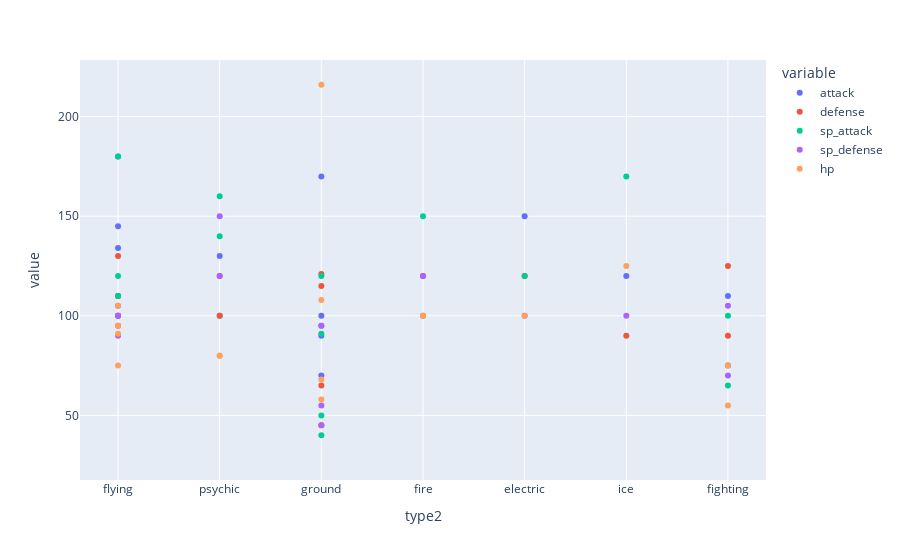

Write notebook code for a chart like this one.
### Code cell
#Plotting dragon dataframe to research base stats
dragon_df.plot(
    kind='scatter',
    x='type2',
    y=['attack', 'defense', 'sp_attack', 'sp_defense', 'hp'],
    backend='plotly',
)

### Figure 1 — Plotly figure (JSON) as saved in the notebook; plotly's stock layout.template omitted (floating-point values rounded to 4 significant figures)
{"data": [{"hovertemplate": "variable=attack<br>type2=%{x}<br>value=%{y}<extra></extra>", "legendgroup": "attack", "marker": {"color": "#636efa", "symbol": "circle"}, "mode": "markers", "name": "attack", "orientation": "v", "showlegend": true, "type": "scatter", "x": [null, null, "flying", "flying", null, null, "flying", "psychic", "psychic", "flying", "ground", "ground", "ground", null, null, null, null, "fire", "electric", "ice", null, null, null, "ground", null, "fighting", "fighting"], "xaxis": "x", "y": [64, 84, 134, 110, 75, 95, 145, 100, 130, 180, 70, 90, 170, 87, 117, 147, 120, 120, 150, 120, 50, 75, 100, 100, 55, 75, 110], "yaxis": "y"}, {"hovertemplate": "variable=defense<br>type2=%{x}<br>value=%{y}<extra></extra>", "legendgroup": "defense", "marker": {"color": "#EF553B", "symbol": "circle"}, "mode": "markers", "name": "defense", "orientation": "v", "showlegend": true, "type": "scatter", "x": [null, null, "flying", "flying", null, null, "flying", "psychic", "psychic", "flying", "ground", "ground", "ground", null, null, null, null, "fire", "electric", "ice", null, null, null, "ground", null, "fighting", "fighting"], "xaxis": "x", "y": [45, 65, 95, 110, 60, 100, 130, 120, 100, 100, 45, 65, 115, 60, 70, 90, 90, 100, 120, 90, 35, 53, 70, 121, 65, 90, 125], "yaxis": "y"}, {"hovertemplate": "variable=sp_attack<br>type2=%{x}<br>value=%{y}<extra></extra>", "legendgroup": "sp_attack", "marker": {"color": "#00cc96", "symbol": "circle"}, "mode": "markers", "name": "sp_attack", "orientation": "v", "showlegend": true, "type": "scatter", "x": [null, null, "flying", "flying", null, null, "flying", "psychic", "psychic", "flying", "ground", "ground", "ground", null, null, null, null, "fire", "electric", "ice", null, null, null, "ground", null, "fighting", "fighting"], "xaxis": "x", "y": [50, 70, 100, 110, 40, 60, 120, 140, 160, 180, 40, 50, 120, 30, 40, 60, 60, 150, 120, 170, 55, 83, 110, 91, 45, 65, 100], "yaxis": "y"}, {"hovertemplate": "variable=sp_defense<br>type2=%{x}<br>value=%{y}<extra></extra>", "legendgroup": "sp_defense", "marker": {"color": "#ab63fa", "symbol": "circle"}, "mode": "markers", "name": "sp_defense", "orientation": "v", "showlegend": true, "type": "scatter", "x": [null, null, "flying", "flying", null, null, "flying", "psychic", "psychic", "flying", "ground", "ground", "ground", null, null, null, null, "fire", "electric", "ice", null, null, null, "ground", null, "fighting", "fighting"], "xaxis": "x", "y": [50, 70, 100, 105, 30, 50, 90, 150, 120, 100, 45, 55, 95, 40, 50, 70, 90, 120, 100, 100, 75, 113, 150, 95, 45, 70, 105], "yaxis": "y"}, {"hovertemplate": "variable=hp<br>type2=%{x}<br>value=%{y}<extra></extra>", "legendgroup": "hp", "marker": {"color": "#FFA15A", "symbol": "circle"}, "mode": "markers", "name": "hp", "orientation": "v", "showlegend": true, "type": "scatter", "x": [null, null, "flying", "flying", null, null, "flying", "psychic", "psychic", "flying", "ground", "ground", "ground", null, null, null, null, "fire", "electric", "ice", null, null, null, "ground", null, "fighting", "fighting"], "xaxis": "x", "y": [41, 61, 91, 75, 45, 65, 95, 80, 80, 105, 58, 68, 108, 46, 66, 76, 77, 100, 100, 125, 45, 68, 90, 216, 45, 55, 75], "yaxis": "y"}], "layout": {"legend": {"title": {"text": "variable"}, "tracegroupgap": 0}, "margin": {"t": 60}, "xaxis": {"anchor": "y", "domain": [0, 1], "title": {"text": "type2"}}, "yaxis": {"anchor": "x", "domain": [0, 1], "title": {"text": "value"}}}}
